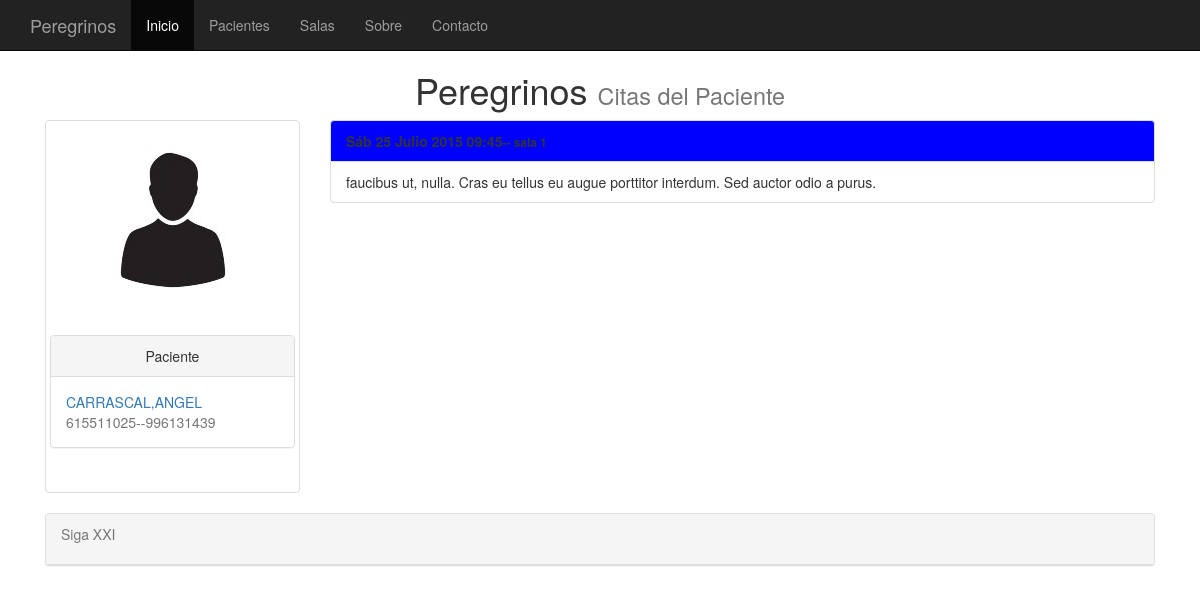
The page /citas/256/ on the database as committed earlier.
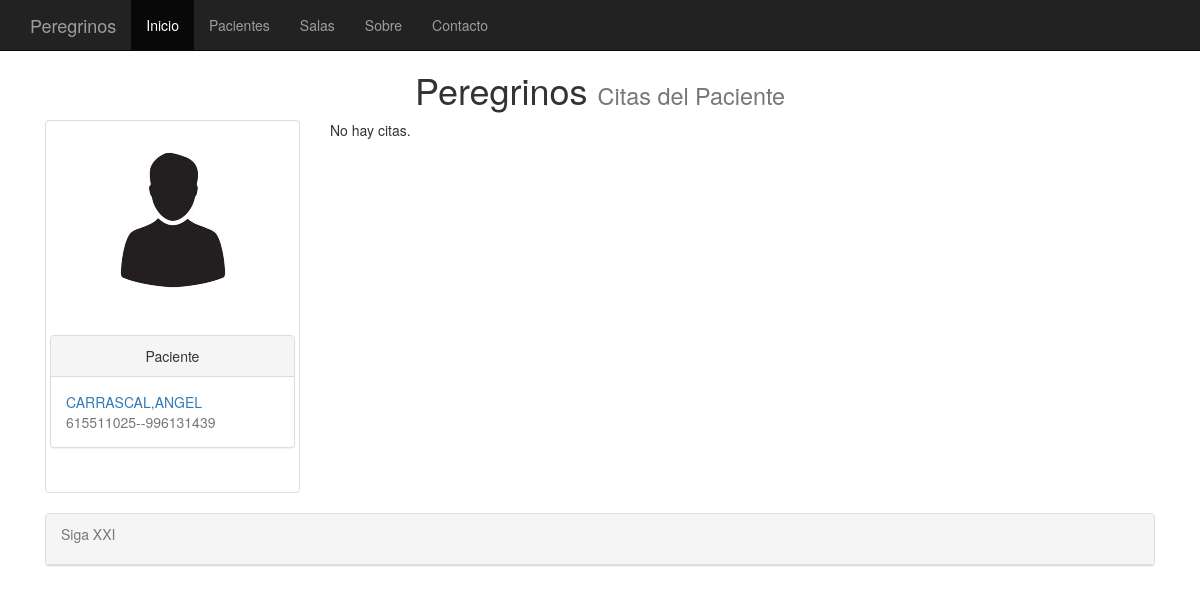
The same page on the database as committed later.
### clinica/models.py (models this page shows, shortened)
class citas(models.Model):
    fecha = models.DateTimeField(default=datetime.now, blank=True)
    cliente = models.ForeignKey(clientes, default=None, null=True, blank=True)
    observaciones = models.TextField()
    sala = models.ForeignKey(salas, default=None, null=True, blank=True)

class salas(models.Model):
    sala = models.CharField(max_length=25)
    color = models.CharField(max_length=7)
    observaciones = models.TextField(default=None, null=True)
    def __unicode__(self):
        return self.sala

### clinica/views.py (the view)
# urls.py: url(r'^citas/([\w]+)/$', ListaCitas.as_view(), name='listacitas' ),
class ListaCitas(ListView):
    paginate_by = 7
    def get_queryset(self):
        self.cliente = get_object_or_404(clientes, id=self.args[0])
        return citas.objects.filter(cliente=self.cliente).order_by('-fecha')
    def get_context_data(self,**kwargs):
        context = super(ListaCitas,self).get_context_data(**kwargs)
        context['cliente']=self.cliente
        return context

### templates/clinica/citas_list.html
{% extends "clinica/plantilla_clientes.html" %}
{% block titulo %}
Citas del Paciente
{% endblock %}
{% block lista %}
	<div class="col-md-9" >
		{% if object_list %}
			<div class="list-group">
				{% for citas  in object_list %}
					<spam class="list-group-item" style="background-color:{{citas.sala.color}};"  ><strong>{{ citas.fecha | date:"D j  F  Y H:i" }}<small>-- {{citas.sala}}</small></strong></spam>
					<spam class="list-group-item"><smal>{{ citas.observaciones }}</smal></spam>
			  {% endfor %}
			</div>
	        {% else %}
	            <p>No hay citas.</p>
	  	{% endif %}
</div>
{% endblock lista %}

Rows that differ between the two databases and show on the page:
removed citas: fecha "Sáb 25 Julio 2015 09:45", sala "sala 1", observaciones "faucibus ut, nulla. Cras eu tellus eu augue porttitor interdum. Sed auctor odio a purus."
Other text that changed with them:
text now shown: "No hay citas."
